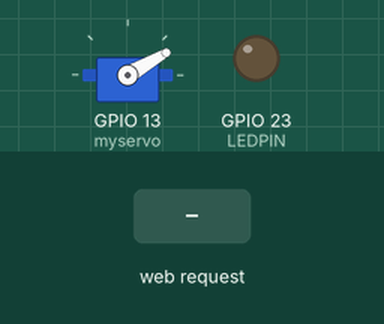
Simulated run of this program. Board: ESP32. Parts: servo, output pins drawn as LEDs (lit = HIGH). The inputs (shaded band) are chosen by the test bench. WiFi joins after 1.5 s; servers stay silent unless stated; what the program prints to the serial monitor is not drawn.

Above: at 3.2 s.
3.3 s: HTTP request GET /otvaraj received
At 7.0 s:
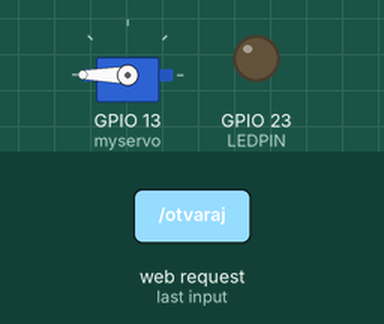
Timing chart, 0 to 8.5 s (numbered marks = the images above; inputs shaded):
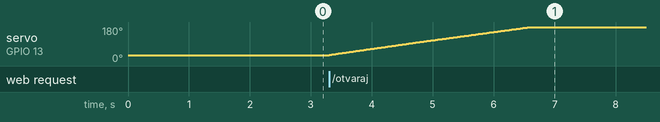

Measured:
- after the input at 3.3 s, servo on GPIO 13 (myservo): moves from 30° to 180° over 3.3 s, starting at once

The program:

main.cpp
```cpp
#include <Arduino.h>
#include <WiFi.h>
#include <ESP32Servo.h>
#include <WebServer.h>

Servo myservo;  // create servo object to control a servo

int angle =30;    // startna pozicija serva (za provjeru)
int angleStep =5;
WebServer server(80); //inicijalizacija servera

//POCETAK IR-------------------------------------------------
#define LEDPIN 23
#define SENSORPIN 15

//POCETAK MAGNET---------------------------------------------
const int REED_PIN = 18;	// Pin magneta


void otvaraj(){
    if (angle >= 0 && angle <= 180) {
      for (; angle < 180; angle += 1) { // otvaranje po stupnjevima
        myservo.write(angle); // pomicanje serva
        Serial.print("Moved to: ");
        Serial.print(angle);   // ispis za konzolu po stupnju
        Serial.println(" degree");
      }
       if(angle < 0){
        angle = 0;
       }else{
      myservo.write(angle);
      Serial.print("Moved to: ");
      Serial.print(angle);
      Serial.println(" degree");
       }
    }
  server.send(200, "application/json", "{\"status\":\"Vrata su otvorena, Dobro Dosli!\"}");  // status za server
  delay(100);
}

void zatvaraj(){
     if (angle >= 0 && angle <= 180) {
      for(; angle > 0; angle -= 1) { // zatvaranje po stupnjevima
       if(digitalRead(SENSORPIN) == LOW){ // slučaj za objekt izmedu vrata
          server.send(200, "application/json", "{\"status\":\"Smetnja izmedu vrata, ponovno otvaranje!\"}");  // status za server
          otvaraj();
          return;
        }
        myservo.write(angle);
        Serial.print("Moved to: ");
        Serial.print(angle);
        Serial.println(" degree");
      }
      if(angle >180){  // osiguranje od preotvaranja
        angle =180;
       }else{
      myservo.write(angle);
      Serial.print("Moved to: ");
      Serial.print(angle);
      Serial.println(" degree");
       }
    }
  server.send(200, "application/json", "{\"status\":\"Vrata su zatvorena!\"}"); // status za server
          otvaraj();
  delay(100);
}

void setup_routing() {
  server.on("/otvaraj", HTTP_GET, otvaraj);
  server.on("/zatvaraj", HTTP_GET, zatvaraj);
  // start server
  server.begin();
}

void setup() {
  //SEVRO-------------------------------------------------------------------------------------
  Serial.begin(9600);
  myservo.attach(13);  // pin signala serva
  myservo.write(angle);// Porvjera serva, setup na 30 stupnja

  //IR----------------------------------------------------------------------------------------
  // inicijalizacija detektora
  pinMode(LEDPIN, OUTPUT);
  pinMode(SENSORPIN, INPUT_PULLDOWN);

//WIFI----------------------------------------------------------------------------------------
  WiFi.mode(WIFI_STA);
  WiFi.begin("A1_1695575729", "Mateji33");
  Serial.print("Connecting to WiFi ..");
  while (WiFi.status() != WL_CONNECTED) {
    Serial.print('.');
    delay(1000);
  }
  Serial.println(WiFi.localIP());

  setup_routing();


 Serial.println("Sigurnosna Vrata Vsix ");
}


void loop() {
    server.handleClient();
// Serial.print(digitalRead(SENSORPIN));  provjera senzora (detektora)
}
```
